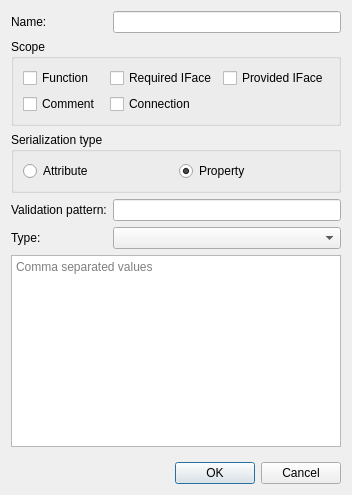
<?xml version="1.0" encoding="UTF-8"?>
<ui version="4.0">
 <class>AddDynamicPropertyDialog</class>
 <widget class="QDialog" name="AddDynamicPropertyDialog">
  <property name="geometry">
   <rect>
    <x>0</x>
    <y>0</y>
    <width>352</width>
    <height>495</height>
   </rect>
  </property>
  <property name="windowTitle">
   <string>New Common Property</string>
  </property>
  <layout class="QFormLayout" name="formLayout">
   <item row="0" column="0">
    <widget class="QLabel" name="label">
     <property name="text">
      <string>Name:</string>
     </property>
    </widget>
   </item>
   <item row="0" column="1">
    <widget class="QLineEdit" name="leName"/>
   </item>
   <item row="2" column="0" colspan="2">
    <widget class="QGroupBox" name="gbScope">
     <property name="title">
      <string>Scope</string>
     </property>
     <layout class="QGridLayout" name="gridLayout">
      <item row="0" column="2">
       <widget class="QCheckBox" name="cbProvIface">
        <property name="text">
         <string>Provided IFace</string>
        </property>
       </widget>
      </item>
      <item row="0" column="1">
       <widget class="QCheckBox" name="cbReqIface">
        <property name="text">
         <string>Required IFace</string>
        </property>
       </widget>
      </item>
      <item row="0" column="0">
       <widget class="QCheckBox" name="cbFunction">
        <property name="text">
         <string>Function</string>
        </property>
       </widget>
      </item>
      <item row="1" column="0">
       <widget class="QCheckBox" name="cbComment">
        <property name="text">
         <string>Comment</string>
        </property>
       </widget>
      </item>
      <item row="1" column="1">
       <widget class="QCheckBox" name="cbConnection">
        <property name="text">
         <string>Connection</string>
        </property>
       </widget>
      </item>
     </layout>
    </widget>
   </item>
   <item row="7" column="0">
    <widget class="QLabel" name="label_2">
     <property name="text">
      <string>Type:</string>
     </property>
    </widget>
   </item>
   <item row="7" column="1">
    <layout class="QHBoxLayout" name="horizontalLayout_2">
     <item>
      <widget class="QComboBox" name="comboTypes"/>
     </item>
    </layout>
   </item>
   <item row="9" column="0" colspan="2">
    <widget class="QPlainTextEdit" name="teValues">
     <property name="placeholderText">
      <string>Comma separated values</string>
     </property>
    </widget>
   </item>
   <item row="11" column="0">
    <spacer name="verticalSpacer_2">
     <property name="orientation">
      <enum>Qt::Vertical</enum>
     </property>
     <property name="sizeHint" stdset="0">
      <size>
       <width>14</width>
       <height>0</height>
      </size>
     </property>
    </spacer>
   </item>
   <item row="12" column="1">
    <widget class="QDialogButtonBox" name="buttonBox">
     <property name="orientation">
      <enum>Qt::Horizontal</enum>
     </property>
     <property name="standardButtons">
      <set>QDialogButtonBox::Cancel|QDialogButtonBox::Ok</set>
     </property>
    </widget>
   </item>
   <item row="6" column="0">
    <widget class="QLabel" name="label_3">
     <property name="text">
      <string>Validation pattern:</string>
     </property>
    </widget>
   </item>
   <item row="6" column="1">
    <widget class="QLineEdit" name="leValidationPattern"/>
   </item>
   <item row="5" column="0" colspan="2">
    <widget class="QGroupBox" name="groupBox">
     <property name="title">
      <string>Serialization type</string>
     </property>
     <layout class="QHBoxLayout" name="horizontalLayout_3">
      <item>
       <widget class="QRadioButton" name="rbAttribute">
        <property name="text">
         <string>Attribute</string>
        </property>
       </widget>
      </item>
      <item>
       <widget class="QRadioButton" name="rbProperty">
        <property name="text">
         <string>Property</string>
        </property>
        <property name="checked">
         <bool>true</bool>
        </property>
       </widget>
      </item>
     </layout>
    </widget>
   </item>
  </layout>
 </widget>
 <resources/>
 <connections>
  <connection>
   <sender>buttonBox</sender>
   <signal>accepted()</signal>
   <receiver>AddDynamicPropertyDialog</receiver>
   <slot>accept()</slot>
   <hints>
    <hint type="sourcelabel">
     <x>248</x>
     <y>254</y>
    </hint>
    <hint type="destinationlabel">
     <x>157</x>
     <y>274</y>
    </hint>
   </hints>
  </connection>
  <connection>
   <sender>buttonBox</sender>
   <signal>rejected()</signal>
   <receiver>AddDynamicPropertyDialog</receiver>
   <slot>reject()</slot>
   <hints>
    <hint type="sourcelabel">
     <x>316</x>
     <y>260</y>
    </hint>
    <hint type="destinationlabel">
     <x>286</x>
     <y>274</y>
    </hint>
   </hints>
  </connection>
 </connections>
</ui>
